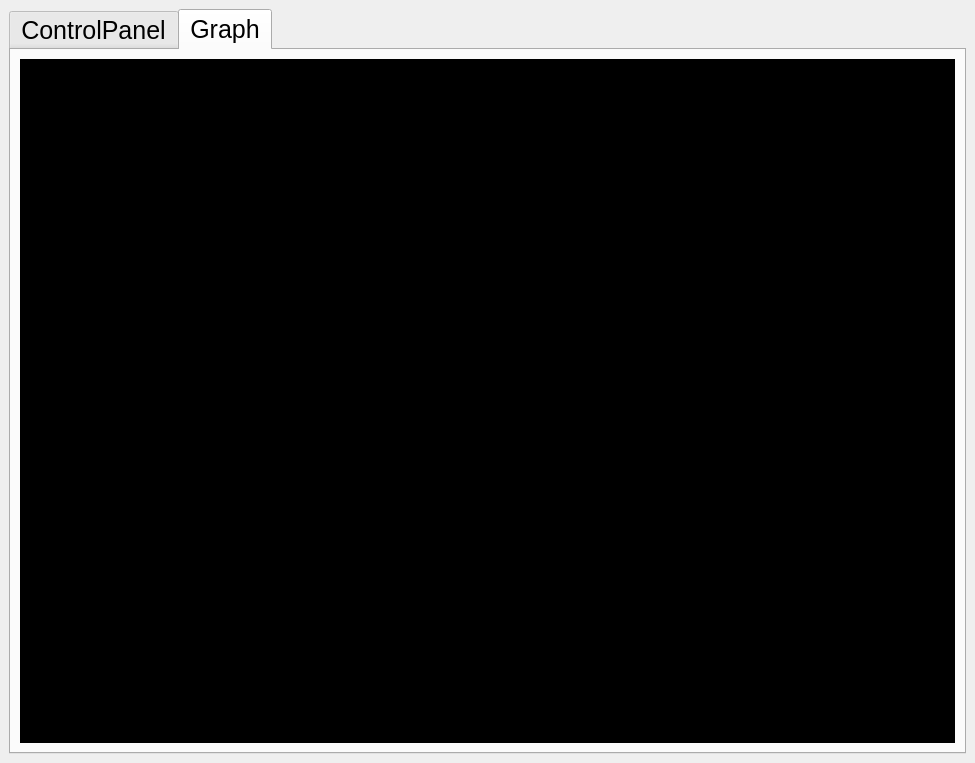
<?xml version="1.0" encoding="UTF-8"?>
<ui version="4.0">
 <class>MainWindow</class>
 <widget class="QMainWindow" name="MainWindow">
  <property name="geometry">
   <rect>
    <x>0</x>
    <y>0</y>
    <width>975</width>
    <height>763</height>
   </rect>
  </property>
  <property name="windowTitle">
   <string>MainWindow</string>
  </property>
  <widget class="QWidget" name="centralwidget">
   <layout class="QHBoxLayout" name="horizontalLayout_5">
    <item>
     <widget class="QTabWidget" name="tabWidget">
      <property name="font">
       <font>
        <pointsize>19</pointsize>
       </font>
      </property>
      <property name="currentIndex">
       <number>1</number>
      </property>
      <widget class="QWidget" name="ControlPanel">
       <attribute name="title">
        <string>ControlPanel</string>
       </attribute>
       <layout class="QGridLayout" name="gridLayout_5">
        <item row="0" column="2" rowspan="3">
         <layout class="QVBoxLayout" name="verticalLayout_2">
          <item>
           <widget class="QLabel" name="label_4">
            <property name="sizePolicy">
             <sizepolicy hsizetype="Maximum" vsizetype="Maximum">
              <horstretch>0</horstretch>
              <verstretch>0</verstretch>
             </sizepolicy>
            </property>
            <property name="font">
             <font>
              <pointsize>20</pointsize>
              <weight>50</weight>
              <bold>false</bold>
             </font>
            </property>
            <property name="text">
             <string>Tempature:</string>
            </property>
           </widget>
          </item>
          <item>
           <layout class="QHBoxLayout" name="horizontalLayout_2">
            <item>
             <widget class="QPushButton" name="MinTempButton">
              <property name="sizePolicy">
               <sizepolicy hsizetype="Minimum" vsizetype="Minimum">
                <horstretch>0</horstretch>
                <verstretch>0</verstretch>
               </sizepolicy>
              </property>
              <property name="text">
               <string>-</string>
              </property>
             </widget>
            </item>
            <item>
             <widget class="QLabel" name="TempatureLevelLabel">
              <property name="sizePolicy">
               <sizepolicy hsizetype="Maximum" vsizetype="Maximum">
                <horstretch>0</horstretch>
                <verstretch>0</verstretch>
               </sizepolicy>
              </property>
              <property name="text">
               <string>Temp</string>
              </property>
             </widget>
            </item>
            <item>
             <widget class="QPushButton" name="AddTempButton">
              <property name="sizePolicy">
               <sizepolicy hsizetype="Minimum" vsizetype="Minimum">
                <horstretch>0</horstretch>
                <verstretch>0</verstretch>
               </sizepolicy>
              </property>
              <property name="text">
               <string>+</string>
              </property>
             </widget>
            </item>
           </layout>
          </item>
          <item>
           <widget class="QLabel" name="label_5">
            <property name="sizePolicy">
             <sizepolicy hsizetype="Maximum" vsizetype="Maximum">
              <horstretch>0</horstretch>
              <verstretch>0</verstretch>
             </sizepolicy>
            </property>
            <property name="font">
             <font>
              <pointsize>20</pointsize>
              <weight>50</weight>
              <bold>false</bold>
             </font>
            </property>
            <property name="text">
             <string>Humidity:</string>
            </property>
           </widget>
          </item>
          <item>
           <layout class="QHBoxLayout" name="horizontalLayout_3">
            <item>
             <widget class="QPushButton" name="MInHumiButton">
              <property name="sizePolicy">
               <sizepolicy hsizetype="Minimum" vsizetype="Minimum">
                <horstretch>0</horstretch>
                <verstretch>0</verstretch>
               </sizepolicy>
              </property>
              <property name="text">
               <string>-</string>
              </property>
             </widget>
            </item>
            <item>
             <widget class="QLabel" name="HumidityLevelLabel">
              <property name="sizePolicy">
               <sizepolicy hsizetype="Maximum" vsizetype="Maximum">
                <horstretch>0</horstretch>
                <verstretch>0</verstretch>
               </sizepolicy>
              </property>
              <property name="text">
               <string>Humid</string>
              </property>
             </widget>
            </item>
            <item>
             <widget class="QPushButton" name="AddHumiButton">
              <property name="sizePolicy">
               <sizepolicy hsizetype="Minimum" vsizetype="Minimum">
                <horstretch>0</horstretch>
                <verstretch>0</verstretch>
               </sizepolicy>
              </property>
              <property name="text">
               <string>+</string>
              </property>
             </widget>
            </item>
           </layout>
          </item>
          <item>
           <widget class="QLabel" name="label_3">
            <property name="sizePolicy">
             <sizepolicy hsizetype="Maximum" vsizetype="Maximum">
              <horstretch>0</horstretch>
              <verstretch>0</verstretch>
             </sizepolicy>
            </property>
            <property name="font">
             <font>
              <pointsize>20</pointsize>
              <weight>50</weight>
              <bold>false</bold>
             </font>
            </property>
            <property name="text">
             <string>Water:</string>
            </property>
           </widget>
          </item>
          <item>
           <layout class="QHBoxLayout" name="horizontalLayout_4">
            <item>
             <widget class="QPushButton" name="MinWaterButton">
              <property name="sizePolicy">
               <sizepolicy hsizetype="Minimum" vsizetype="Minimum">
                <horstretch>0</horstretch>
                <verstretch>0</verstretch>
               </sizepolicy>
              </property>
              <property name="text">
               <string>-</string>
              </property>
             </widget>
            </item>
            <item>
             <widget class="QLabel" name="WaterVolumeLabel">
              <property name="sizePolicy">
               <sizepolicy hsizetype="Maximum" vsizetype="Maximum">
                <horstretch>0</horstretch>
                <verstretch>0</verstretch>
               </sizepolicy>
              </property>
              <property name="text">
               <string>WaterVol</string>
              </property>
             </widget>
            </item>
            <item>
             <widget class="QPushButton" name="AddWaterButton">
              <property name="sizePolicy">
               <sizepolicy hsizetype="Minimum" vsizetype="Minimum">
                <horstretch>0</horstretch>
                <verstretch>0</verstretch>
               </sizepolicy>
              </property>
              <property name="text">
               <string>+</string>
              </property>
             </widget>
            </item>
           </layout>
          </item>
         </layout>
        </item>
        <item row="0" column="1" rowspan="2">
         <widget class="QGroupBox" name="groupBox">
          <property name="font">
           <font>
            <pointsize>12</pointsize>
            <weight>75</weight>
            <bold>true</bold>
           </font>
          </property>
          <property name="title">
           <string>Status:</string>
          </property>
          <layout class="QVBoxLayout" name="verticalLayout">
           <item>
            <layout class="QHBoxLayout" name="horizontalLayout_7">
             <property name="sizeConstraint">
              <enum>QLayout::SetDefaultConstraint</enum>
             </property>
             <item>
              <widget class="QLabel" name="LightLabel">
               <property name="sizePolicy">
                <sizepolicy hsizetype="Preferred" vsizetype="Preferred">
                 <horstretch>0</horstretch>
                 <verstretch>0</verstretch>
                </sizepolicy>
               </property>
               <property name="text">
                <string>Light: </string>
               </property>
              </widget>
             </item>
             <item>
              <widget class="QLabel" name="LightStatusLabel">
               <property name="sizePolicy">
                <sizepolicy hsizetype="Preferred" vsizetype="Preferred">
                 <horstretch>0</horstretch>
                 <verstretch>0</verstretch>
                </sizepolicy>
               </property>
               <property name="text">
                <string>LightLevel</string>
               </property>
              </widget>
             </item>
             <item>
              <widget class="QLabel" name="LuxLabel">
               <property name="sizePolicy">
                <sizepolicy hsizetype="Fixed" vsizetype="Fixed">
                 <horstretch>0</horstretch>
                 <verstretch>0</verstretch>
                </sizepolicy>
               </property>
               <property name="text">
                <string>Lux:</string>
               </property>
              </widget>
             </item>
             <item>
              <widget class="QLabel" name="LightLuxStatusLabel">
               <property name="sizePolicy">
                <sizepolicy hsizetype="Preferred" vsizetype="Preferred">
                 <horstretch>0</horstretch>
                 <verstretch>0</verstretch>
                </sizepolicy>
               </property>
               <property name="text">
                <string>TextLabel</string>
               </property>
              </widget>
             </item>
            </layout>
           </item>
           <item>
            <layout class="QHBoxLayout" name="horizontalLayout_8">
             <item>
              <widget class="QLabel" name="RoomTempLabel">
               <property name="sizePolicy">
                <sizepolicy hsizetype="Preferred" vsizetype="Preferred">
                 <horstretch>0</horstretch>
                 <verstretch>0</verstretch>
                </sizepolicy>
               </property>
               <property name="text">
                <string>Room Tempeature:</string>
               </property>
              </widget>
             </item>
             <item>
              <widget class="QLabel" name="RoomTempStatusLabel">
               <property name="sizePolicy">
                <sizepolicy hsizetype="Preferred" vsizetype="Preferred">
                 <horstretch>0</horstretch>
                 <verstretch>0</verstretch>
                </sizepolicy>
               </property>
               <property name="text">
                <string>RTLevel</string>
               </property>
              </widget>
             </item>
            </layout>
           </item>
           <item>
            <layout class="QHBoxLayout" name="horizontalLayout_9">
             <item>
              <widget class="QLabel" name="HumidityLabel">
               <property name="sizePolicy">
                <sizepolicy hsizetype="Preferred" vsizetype="Preferred">
                 <horstretch>0</horstretch>
                 <verstretch>0</verstretch>
                </sizepolicy>
               </property>
               <property name="text">
                <string>Humidity:</string>
               </property>
              </widget>
             </item>
             <item>
              <widget class="QLabel" name="HumidityStatusLabel">
               <property name="text">
                <string>HumLevel</string>
               </property>
              </widget>
             </item>
            </layout>
           </item>
           <item>
            <layout class="QVBoxLayout" name="verticalLayout_3">
             <item>
              <widget class="QLabel" name="SoilMoistureStatusLabel">
               <property name="text">
                <string>Soil Moisture Level:</string>
               </property>
              </widget>
             </item>
             <item>
              <layout class="QGridLayout" name="gridLayout">
               <property name="sizeConstraint">
                <enum>QLayout::SetDefaultConstraint</enum>
               </property>
               <item row="0" column="2">
                <widget class="QLabel" name="SoilMoistureStatusLabel0">
                 <property name="sizePolicy">
                  <sizepolicy hsizetype="Preferred" vsizetype="Fixed">
                   <horstretch>0</horstretch>
                   <verstretch>0</verstretch>
                  </sizepolicy>
                 </property>
                 <property name="text">
                  <string>TextLabel</string>
                 </property>
                </widget>
               </item>
               <item row="0" column="0">
                <spacer name="horizontalSpacer">
                 <property name="orientation">
                  <enum>Qt::Horizontal</enum>
                 </property>
                 <property name="sizeType">
                  <enum>QSizePolicy::Fixed</enum>
                 </property>
                 <property name="sizeHint" stdset="0">
                  <size>
                   <width>20</width>
                   <height>20</height>
                  </size>
                 </property>
                </spacer>
               </item>
               <item row="1" column="1">
                <widget class="QLabel" name="SMLG2">
                 <property name="sizePolicy">
                  <sizepolicy hsizetype="Preferred" vsizetype="Preferred">
                   <horstretch>0</horstretch>
                   <verstretch>0</verstretch>
                  </sizepolicy>
                 </property>
                 <property name="text">
                  <string>Group2:</string>
                 </property>
                </widget>
               </item>
               <item row="0" column="1">
                <widget class="QLabel" name="SMLG1">
                 <property name="sizePolicy">
                  <sizepolicy hsizetype="Preferred" vsizetype="Preferred">
                   <horstretch>0</horstretch>
                   <verstretch>0</verstretch>
                  </sizepolicy>
                 </property>
                 <property name="text">
                  <string>Group1:</string>
                 </property>
                </widget>
               </item>
               <item row="1" column="2">
                <widget class="QLabel" name="SoilMoistureStatusLabel2">
                 <property name="sizePolicy">
                  <sizepolicy hsizetype="Preferred" vsizetype="Fixed">
                   <horstretch>0</horstretch>
                   <verstretch>0</verstretch>
                  </sizepolicy>
                 </property>
                 <property name="text">
                  <string>TextLabel</string>
                 </property>
                </widget>
               </item>
               <item row="0" column="3">
                <widget class="QLabel" name="SoilMoistureStatusLabel1">
                 <property name="sizePolicy">
                  <sizepolicy hsizetype="Preferred" vsizetype="Fixed">
                   <horstretch>0</horstretch>
                   <verstretch>0</verstretch>
                  </sizepolicy>
                 </property>
                 <property name="text">
                  <string>TextLabel</string>
                 </property>
                </widget>
               </item>
               <item row="1" column="3">
                <widget class="QLabel" name="SoilMoistureStatusLabel3">
                 <property name="sizePolicy">
                  <sizepolicy hsizetype="Preferred" vsizetype="Fixed">
                   <horstretch>0</horstretch>
                   <verstretch>0</verstretch>
                  </sizepolicy>
                 </property>
                 <property name="text">
                  <string>TextLabel</string>
                 </property>
                </widget>
               </item>
              </layout>
             </item>
            </layout>
           </item>
          </layout>
         </widget>
        </item>
        <item row="2" column="1">
         <layout class="QHBoxLayout" name="horizontalLayout">
          <item>
           <widget class="QPushButton" name="LightOnButton">
            <property name="sizePolicy">
             <sizepolicy hsizetype="Minimum" vsizetype="Preferred">
              <horstretch>0</horstretch>
              <verstretch>0</verstretch>
             </sizepolicy>
            </property>
            <property name="font">
             <font>
              <pointsize>19</pointsize>
             </font>
            </property>
            <property name="text">
             <string>Light On</string>
            </property>
           </widget>
          </item>
          <item>
           <widget class="QPushButton" name="LightOffButton">
            <property name="sizePolicy">
             <sizepolicy hsizetype="Minimum" vsizetype="Preferred">
              <horstretch>0</horstretch>
              <verstretch>0</verstretch>
             </sizepolicy>
            </property>
            <property name="font">
             <font>
              <pointsize>19</pointsize>
             </font>
            </property>
            <property name="text">
             <string>Light Off</string>
            </property>
           </widget>
          </item>
         </layout>
        </item>
       </layout>
      </widget>
      <widget class="QWidget" name="GraphLayout">
       <attribute name="title">
        <string>Graph</string>
       </attribute>
       <layout class="QHBoxLayout" name="horizontalLayout_6">
        <item>
         <widget class="QWidget" name="Graphwidget" native="true">
          <property name="styleSheet">
           <string notr="true">background-color: rgb(0, 0, 0);</string>
          </property>
         </widget>
        </item>
       </layout>
      </widget>
     </widget>
    </item>
   </layout>
  </widget>
 </widget>
 <resources/>
 <connections/>
</ui>
